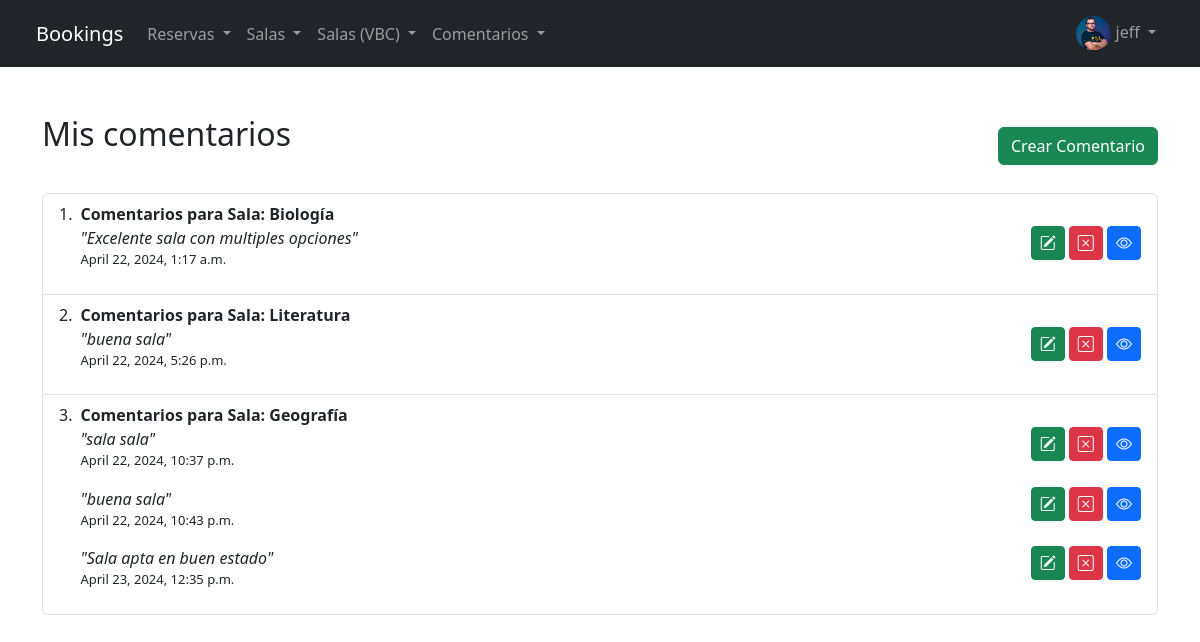
/bookings/comment/list/my-comments (signed in), run on the app's committed database.
### bookings/models.py (models this page shows, shortened)
class Avatar(models.Model):
    user = models.OneToOneField(User, on_delete=models.CASCADE, related_name='avatar')
    image = models.ImageField(upload_to='avatars/')

class Comentario(models.Model):
    usuario = models.ForeignKey(User, on_delete=models.CASCADE)
    sala = models.ForeignKey(Sala, on_delete=models.CASCADE, related_name='comentarios')
    contenido = models.TextField()
    calificacion = models.CharField(max_length=100)
    fecha_creacion = models.DateTimeField(auto_now_add=True)

class Sala(models.Model):
    nombre = models.CharField(max_length=100)
    disponible = models.BooleanField(default=True)
    capacidad = models.IntegerField()
    descripcion = models.TextField(blank=True, null=True)

### bookings/views.py (the view)
# urls.py: path('comment/list/my-comments', MyCommentsListView.as_view(), name="comment_my_comments"),
class MyCommentsListView(ListView):
    model = Comentario
    template_name = 'comment/comment_my_list.html'
    context_object_name = 'comentarios_por_sala'
    def get_queryset(self):
        comentarios_del_usuario = Comentario.objects.filter(usuario=self.request.user)
        comentarios_por_sala = {}
        for comentario in comentarios_del_usuario:
            sala_id = comentario.sala.id
            if sala_id not in comentarios_por_sala:
                comentarios_por_sala[sala_id] = []
            comentarios_por_sala[sala_id].append(comentario)
        return comentarios_por_sala

### bookings/templates/comment/comment_my_list.html (shortened to what this page needs)
{% extends 'bookings/base.html' %}
{% block content %}
<section class="py-5">
    <div class="container">
        <div class="d-flex justify-content-between align-items-center mb-3">
            <h2 class="mb-4">Mis comentarios</h2>
            <a href="{% url 'comment_create' %}" class="btn btn-success">Crear Comentario</a>
        </div>
        <ol class="list-group list-group-numbered mb-4">
        {% for sala_id, comentarios in comentarios_por_sala.items %}
            <li class="list-group-item d-flex justify-content-between align-items-start">
                <div class="ms-2 me-auto w-100">
                    <div class="fw-bold">
                        {% with comentarios.0.sala as sala %}
                            Comentarios para Sala: {{ sala.nombre }}
                        {% endwith %}
                    </div>
                    {% for my_comment in comentarios %}
                        {% if my_comment.usuario == request.user %}
                            <div class="d-flex justify-content-between align-items-start">
                                <div>
                                    <p class="fst-italic mb-0">"{{ my_comment.contenido }}"</p>
                                    <p class="fw-lighter" style="font-size: 13px;">{{ my_comment.fecha_creacion }}</p>
                                </div>
                                <div>
                                    <a href="{% url 'comment_update' my_comment.id %}" class="btn btn-success btn-sm fs-6" data-bs-toggle="tooltip" data-bs-placement="bottom" data-bs-title="Editar"><i class="bi bi-pencil-square"></i></a>
                                    <a href="{% url 'comment_delete' my_comment.id %}" class="btn btn-danger btn-sm fs-6" data-bs-toggle="tooltip" data-bs-placement="bottom" data-bs-title="Eliminar"><i class="bi bi-x-square"></i></a>
                                    <a href="{% url 'comment_detail' my_comment.id %}" class="btn btn-primary btn-sm fs-6" data-bs-toggle="tooltip" data-bs-placement="bottom" data-bs-title="Ver"><i class="bi bi-eye"></i></a>
                                </div>
                            </div>
                        {% endif %}
                    {% endfor %}
                </div>
            </li>
        {% empty %}
            <div class="alert alert-primary" role="alert">
                No hay comentarios creados.
            </div>
        {% endfor %}
        </ol>
    </div>
</section>
{% endblock %}

### bookings/templates/bookings/base.html (shortened to what this page needs)
{% load static %}
<!DOCTYPE html>
<html lang="es">
<head>
    <link rel="stylesheet" href="{% static 'bookings/css/bootstrap.min.css' %}">
    <link rel="stylesheet" href="https://cdn.jsdelivr.net/npm/bootstrap-icons@1.11.3/font/bootstrap-icons.min.css">
</head>
<body>
    <nav class="navbar navbar-expand-lg navbar-dark bg-dark border-body px-4">
        <div class="container-fluid">
            <a class="navbar-brand" href="/bookings">Bookings</a>
            <div class="collapse navbar-collapse" id="navbarNav">
                {% if user.is_authenticated %}
                <ul class="navbar-nav">
                    <li class="nav-item dropdown">
                        <a class="nav-link dropdown-toggle" href="#" role="button" data-bs-toggle="dropdown" aria-expanded="false">
                            Reservas
                        </a>
                    </li>
                    <li class="nav-item dropdown">
                        <a class="nav-link dropdown-toggle" href="#" role="button" data-bs-toggle="dropdown" aria-expanded="false">
                            Salas
                        </a>
                    </li>
                    <li class="nav-item dropdown">
                        <a class="nav-link dropdown-toggle" href="#" role="button" data-bs-toggle="dropdown" aria-expanded="false">
                            Salas (VBC)
                        </a>
                    </li>
                    <li class="nav-item dropdown">
                        <a class="nav-link dropdown-toggle" href="#" role="button" data-bs-toggle="dropdown" aria-expanded="false">
                            Comentarios
                        </a>
                    </li>
                </ul>
                {% endif %}
                <ul class="navbar-nav ms-auto">
                    {% if user.is_authenticated %}
                    <li class="nav-item dropdown">
                        <a class="nav-link dropdown-toggle" href="#" role="button" data-bs-toggle="dropdown" aria-expanded="false">
                            {% if user.avatar.image %}
                                <img src="{{ user.avatar.image.url }}" alt="Avatar" class="rounded-circle" style="height: 35px; width: 35px;">
                            {% else %}
                                <i class="bi bi-person-circle"></i>
                            {% endif %}
                            {% if user.first_name %} {{ user.first_name }} {% else %} {{ user.username }} {% endif %}
                        </a>
                    </li>
                    {% endif %}
                </ul>
            </div>
        </div>
    </nav>
    <div class="container-fluid p-0">
        {% block content %}{% endblock content %}
    </div>
</body>
</html>

### data on the page
Comentario: nombre "Biología", contenido "Excelente sala con multiples opciones", fecha_creacion "April 22, 2024, 1:17 a.m."
Comentario: nombre "Literatura", contenido "buena sala", fecha_creacion "April 22, 2024, 5:26 p.m."
Comentario: nombre "Geografía", contenido "sala sala", fecha_creacion "April 22, 2024, 10:37 p.m."
Comentario: contenido "buena sala", fecha_creacion "April 22, 2024, 10:43 p.m."
Comentario: contenido "Sala apta en buen estado", fecha_creacion "April 23, 2024, 12:35 p.m."

### other printed values
{{ user.first_name }} "jeff"
